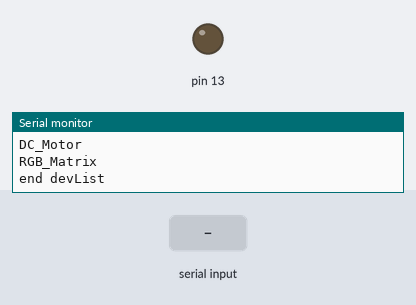
Simulated run of this sketch. Board: Arduino Uno, built with avr-gcc and run on an emulated ATmega328P. On the bench: output pins drawn as LEDs (lit = HIGH), the last lines printed to the serial monitor. Dashed ring = blinking. The inputs (shaded band) are chosen by the test bench.

Above: at 0.8 s.
0.9 s: "1" received over Serial
At 1.8 s:
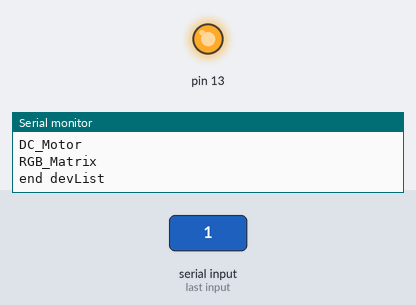
2.4 s: "-info-" received over Serial
At 4.7 s:
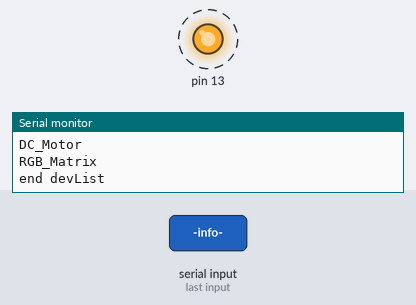
Timing chart, 0 to 6.9 s (numbered marks = the images above; inputs shaded):
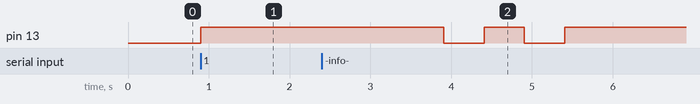

Measured:
- after the input at 0.9 s, pin 13: LOW → HIGH at once
- after the input at 2.4 s, pin 13: alternates HIGH for 0.50 s and LOW for 0.50 s, 4 changes in all, then stays HIGH, starting after 1.5 s

The sketch:

arduGetInitData.ino
```cpp
char initVal = '0';
String str = "";
void setup() {
  pinMode(13, OUTPUT);
  Serial.begin(9600);
  while (!Serial) {
    ; // wait for serial port to connect. Needed for native USB
  }
  sendDeviceInfo();
  //digitalWrite(13, HIGH);
  //  delay(1000);
  // digitalWrite(13, LOW);
  while (initVal != '1') {
    if (Serial.available())
      initVal = Serial.read();
  }
}

void sendDeviceInfo() {
  Serial.println("Ardu 2 Devices:");
  Serial.println("Servo");
  Serial.println("DC_Motor");
  Serial.println("RGB_Matrix");
  Serial.println("end devList");
}

void blinkLed(byte times) {
  for (int i=0; i<times; i++){
    digitalWrite(13, HIGH);
    delay(500);
    digitalWrite(13, LOW);
    delay(500);
  }
}

void loop() {
  if (Serial.available()) {
    str = Serial.readString();
    if (str.indexOf("-info-")!=-1) {
      sendDeviceInfo();
      blinkLed(2);
      str = "";
    }
  }
  digitalWrite(13, HIGH);
}
```
